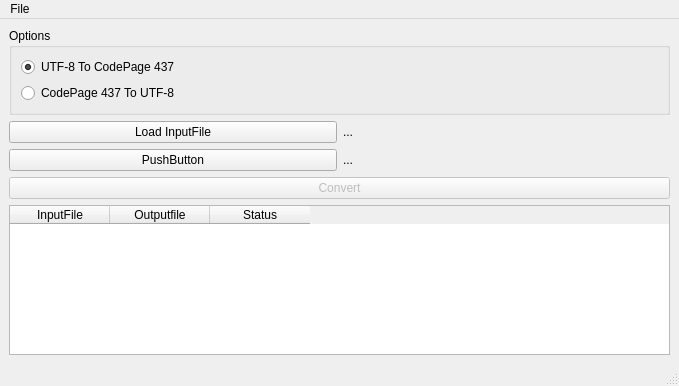
<?xml version="1.0" encoding="UTF-8"?>
<ui version="4.0">
 <class>MainWindow</class>
 <widget class="QMainWindow" name="MainWindow">
  <property name="geometry">
   <rect>
    <x>0</x>
    <y>0</y>
    <width>679</width>
    <height>386</height>
   </rect>
  </property>
  <property name="sizePolicy">
   <sizepolicy hsizetype="Preferred" vsizetype="Preferred">
    <horstretch>0</horstretch>
    <verstretch>0</verstretch>
   </sizepolicy>
  </property>
  <property name="windowTitle">
   <string>TextConverter | Ruben Frans 2DAE06 2022</string>
  </property>
  <widget class="QWidget" name="centralwidget">
   <layout class="QVBoxLayout" name="verticalLayout_2">
    <item>
     <widget class="QGroupBox" name="groupBox">
      <property name="layoutDirection">
       <enum>Qt::LeftToRight</enum>
      </property>
      <property name="autoFillBackground">
       <bool>false</bool>
      </property>
      <property name="title">
       <string>Options</string>
      </property>
      <layout class="QVBoxLayout" name="verticalLayout_3">
       <item>
        <widget class="QRadioButton" name="radioButton">
         <property name="text">
          <string>UTF-8 To CodePage 437</string>
         </property>
         <property name="checked">
          <bool>true</bool>
         </property>
        </widget>
       </item>
       <item>
        <widget class="QRadioButton" name="radioButton_2">
         <property name="text">
          <string>CodePage 437 To UTF-8</string>
         </property>
        </widget>
       </item>
      </layout>
     </widget>
    </item>
    <item>
     <layout class="QVBoxLayout" name="verticalLayout_4">
      <item>
       <layout class="QHBoxLayout" name="horizontalLayout">
        <item>
         <widget class="QPushButton" name="pushButton_2">
          <property name="text">
           <string>Load InputFile</string>
          </property>
         </widget>
        </item>
        <item>
         <widget class="QLabel" name="label">
          <property name="text">
           <string>...</string>
          </property>
         </widget>
        </item>
       </layout>
      </item>
      <item>
       <layout class="QHBoxLayout" name="horizontalLayout_2">
        <item>
         <widget class="QPushButton" name="pushButton_3">
          <property name="text">
           <string>PushButton</string>
          </property>
         </widget>
        </item>
        <item>
         <widget class="QLabel" name="label_2">
          <property name="text">
           <string>...</string>
          </property>
         </widget>
        </item>
       </layout>
      </item>
     </layout>
    </item>
    <item>
     <widget class="QPushButton" name="pushButton">
      <property name="enabled">
       <bool>false</bool>
      </property>
      <property name="text">
       <string>Convert</string>
      </property>
     </widget>
    </item>
    <item>
     <widget class="QTableWidget" name="tableWidget">
      <property name="sizePolicy">
       <sizepolicy hsizetype="Expanding" vsizetype="Expanding">
        <horstretch>10</horstretch>
        <verstretch>0</verstretch>
       </sizepolicy>
      </property>
      <property name="minimumSize">
       <size>
        <width>661</width>
        <height>0</height>
       </size>
      </property>
      <column>
       <property name="text">
        <string>InputFile</string>
       </property>
      </column>
      <column>
       <property name="text">
        <string>Outputfile</string>
       </property>
      </column>
      <column>
       <property name="text">
        <string>Status</string>
       </property>
      </column>
     </widget>
    </item>
   </layout>
  </widget>
  <widget class="QMenuBar" name="menubar">
   <property name="geometry">
    <rect>
     <x>0</x>
     <y>0</y>
     <width>679</width>
     <height>22</height>
    </rect>
   </property>
   <widget class="QMenu" name="menuFile">
    <property name="title">
     <string>File</string>
    </property>
   </widget>
   <addaction name="menuFile"/>
  </widget>
  <widget class="QStatusBar" name="statusbar"/>
 </widget>
 <resources/>
 <connections/>
</ui>
